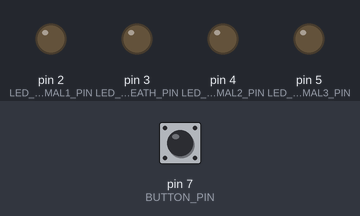
Recording of a sketch running on a simulated Arduino Uno, built with avr-gcc and run on an emulated ATmega328P. Parts: output pins drawn as LEDs (lit = HIGH). Inputs (shaded band) come from the test bench; at power-on: pin 7 (BUTTON_PIN) HIGH. Random numbers use the default seed unless the sketch sets one; what the sketch prints to the serial monitor is not drawn.

Above: at 1.8 s.
1.9 s: pin 7 (BUTTON_PIN) pulled LOW for 0.15 s
At 2.2 s:
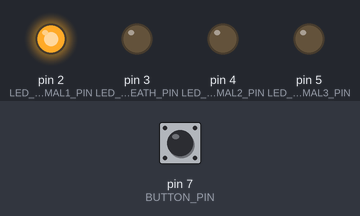
At 3.5 s:
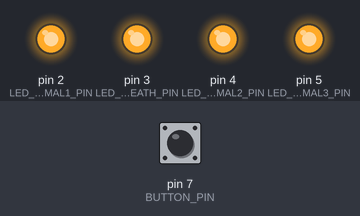
Timing chart, 0 to 19.9 s (numbered marks = the images above; inputs shaded):
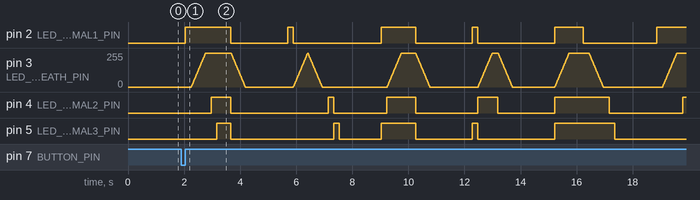

Measured:
- after the input at 1.9 s, pin 2 (LED_NORMAL1_PIN): LOW → HIGH after 0.15 s, → LOW 1.6 s later, → HIGH 2.0 s later, → LOW 0.20 s later, … (11 changes in this stretch); pin 4 (LED_NORMAL2_PIN): LOW → HIGH after 1.1 s, → LOW 0.70 s later, → HIGH 3.5 s later, → LOW 0.20 s later, … (11 changes in this stretch)

The sketch:

project_1.ino
```cpp
#define LED_NORMAL1_PIN 2   // 普通 LED，接口2
#define LED_BREATH_PIN  3   // PWM LED（呼吸效果），接口3
#define LED_NORMAL2_PIN 4   // 普通 LED，接口4
#define LED_NORMAL3_PIN 5   // 普通 LED，接口5

#define BUTTON_PIN      7   // 按钮接在接口7

int lastButtonState = HIGH; // 上一次按钮的状态
unsigned long lastDebounceTime = 0; // 防抖计时器
const unsigned long debounceDelay = 50; // 防抖延时
unsigned long buttonPressTime = 0; // 按钮按下时间
bool isRandomMode = false; // 是否随机模式
bool modeSelected = false; // 是否已选择模式
bool buttonPressed = false; // 按钮是否被按下

void setup() {
  delay(1000); // 等待开发板完全启动
  Serial.begin(9600);
  Serial.println("系统启动，请选择模式：短按为固定顺序，长按为随机顺序");

  // 初始化 LED 引脚
  pinMode(LED_NORMAL1_PIN, OUTPUT);
  pinMode(LED_BREATH_PIN, OUTPUT);
  pinMode(LED_NORMAL2_PIN, OUTPUT);
  pinMode(LED_NORMAL3_PIN, OUTPUT);

  // 初始化按钮引脚（内部上拉）
  pinMode(BUTTON_PIN, INPUT_PULLUP);

  // 等待用户选择模式
  while (!modeSelected) {
    int buttonState = digitalRead(BUTTON_PIN);

    if (buttonState == LOW && lastButtonState == HIGH) {
      buttonPressTime = millis();
    }

    if (buttonState == HIGH && lastButtonState == LOW) {
      unsigned long pressDuration = millis() - buttonPressTime;

      if (pressDuration < 1000) {
        isRandomMode = false;
        modeSelected = true;
        Serial.println("选择模式：固定顺序");
      } else {
        isRandomMode = true;
        modeSelected = true;
        Serial.println("选择模式：随机顺序");
      }
    }

    lastButtonState = buttonState;
  }

  Serial.println("系统启动，开始运行");
}

void loop() {
  // 读取按钮状态
  int buttonState = digitalRead(BUTTON_PIN);

  // 检测按钮状态变化（下降沿）
  if (buttonState == LOW && lastButtonState == HIGH) {
    buttonPressTime = millis();
    buttonPressed = true; // 标记按钮被按下
  }

  // // 检测按钮状态变化（上升沿）
  if (buttonState == HIGH && lastButtonState == LOW) {
    unsigned long pressDuration = millis() - buttonPressTime;

    // 防抖逻辑
    if (pressDuration > debounceDelay) {
      if (pressDuration >= 1000 && buttonPressed) {
        // 长按：切换顺序模式
        isRandomMode = !isRandomMode;
        Serial.print("切换顺序模式：");
        Serial.println(isRandomMode ? "随机顺序" : "固定顺序");
        buttonPressed = false; // 重置按钮按下标志
      }
    }
  }

  // // 更新上一次按钮状态
  lastButtonState = buttonState;

  // 根据当前模式调用相应函数
  if (isRandomMode) {
    // 随机顺序模式
    static unsigned long lastModeChangeTime = 0;
    static int randomMode = 0;

    if (millis() - lastModeChangeTime > 2000) { // 每2秒切换一次模式
      randomMode = random(0, 5);
      lastModeChangeTime = millis();
    }

    switch (randomMode) {
      case 0:
        mode1();
        break;
      case 1:
        mode2();
        break;
      case 2:
        mode3();
        break;
      case 3:
        mode4();
        break;
      case 4:
        mode5();
        break;
      default:
        break;
    }
  } else {
    // 固定顺序模式
    mode1();
    delay(1000);
    mode2();
    delay(1000);
    mode3();
    delay(1000);
    mode4();
    delay(1000);
    mode5();
    delay(1000);
  }
}

/* ------------------------ */
/*    呼吸灯辅助函数         */
/* ------------------------ */
void breathFadeIn() {
  for (int brightness = 0; brightness <= 255; brightness += 5) {
    analogWrite(LED_BREATH_PIN, brightness);
    delay(10);
  }

}

void breathFadeOut(){
  for (int brightness = 255; brightness >= 0; brightness -= 5) {
    analogWrite(LED_BREATH_PIN, brightness);
    delay(10);
  }
}
/* ------------------------ */
/*       模式1：从左到右逐个点亮 */
/* ------------------------ */
void mode1() {
  Serial.println("mode1");
  digitalWrite(LED_NORMAL1_PIN, HIGH);
  delay(200);
  breathFadeIn();
  delay(200);
  digitalWrite(LED_NORMAL2_PIN, HIGH);
  delay(200);
  digitalWrite(LED_NORMAL3_PIN, HIGH);
  delay(500);


  // 全部熄灭
  digitalWrite(LED_NORMAL1_PIN, LOW);
  digitalWrite(LED_NORMAL2_PIN, LOW);
  digitalWrite(LED_NORMAL3_PIN, LOW);
  breathFadeOut();
  delay(500);
}

/* ------------------------ */
/*    模式2：从左到右逐个先亮后灭  */
/* ------------------------ */
void mode2() {
  Serial.println("mode2");
  digitalWrite(LED_NORMAL1_PIN, HIGH);
  delay(200);
  digitalWrite(LED_NORMAL1_PIN, LOW);

  breathFadeIn();
  breathFadeOut();
  delay(200);

  digitalWrite(LED_NORMAL2_PIN, HIGH);
  delay(200);
  digitalWrite(LED_NORMAL2_PIN, LOW);

  digitalWrite(LED_NORMAL3_PIN, HIGH);
  delay(200);
  digitalWrite(LED_NORMAL3_PIN, LOW);

  delay(500);
}

/* ------------------------ */
/*    模式3：从两边到中间逐个点亮  */
/* ------------------------ */
void mode3() {
  Serial.println("mode3");
  digitalWrite(LED_NORMAL1_PIN, HIGH);
  digitalWrite(LED_NORMAL3_PIN, HIGH);
  delay(200);

  digitalWrite(LED_NORMAL2_PIN, HIGH);
  breathFadeIn();
  delay(500);

  // 全部熄灭
  digitalWrite(LED_NORMAL1_PIN, LOW);
  digitalWrite(LED_NORMAL2_PIN, LOW);
  digitalWrite(LED_NORMAL3_PIN, LOW);
  breathFadeOut();
  delay(500);
}

/* ------------------------ */
/*   模式4：从两边到中间逐个先亮后灭  */
/* ------------------------ */
void mode4() {
  Serial.println("mode4");
  digitalWrite(LED_NORMAL1_PIN, HIGH);
  digitalWrite(LED_NORMAL3_PIN, HIGH);
  delay(200);
  digitalWrite(LED_NORMAL1_PIN, LOW);
  digitalWrite(LED_NORMAL3_PIN, LOW);

  digitalWrite(LED_NORMAL2_PIN, HIGH);
  breathFadeIn();
  delay(200);
  digitalWrite(LED_NORMAL2_PIN, LOW);
  breathFadeOut();

  delay(500);
}

/* ------------------------ */
/*    模式5：全亮后从一边开始逐个灭灯  */
/* ------------------------ */
void mode5() {
  Serial.println("mode5");
  // 先将所有 LED 全亮
  digitalWrite(LED_NORMAL1_PIN, HIGH);
  digitalWrite(LED_NORMAL2_PIN, HIGH);
  digitalWrite(LED_NORMAL3_PIN, HIGH);
  breathFadeIn();

  delay(500);

  // 从左到右依次熄灭
  digitalWrite(LED_NORMAL1_PIN, LOW);
  delay(200);
  breathFadeOut();
  delay(200);
  digitalWrite(LED_NORMAL2_PIN, LOW);
  delay(200);
  digitalWrite(LED_NORMAL3_PIN, LOW);

  delay(500);
}
```
